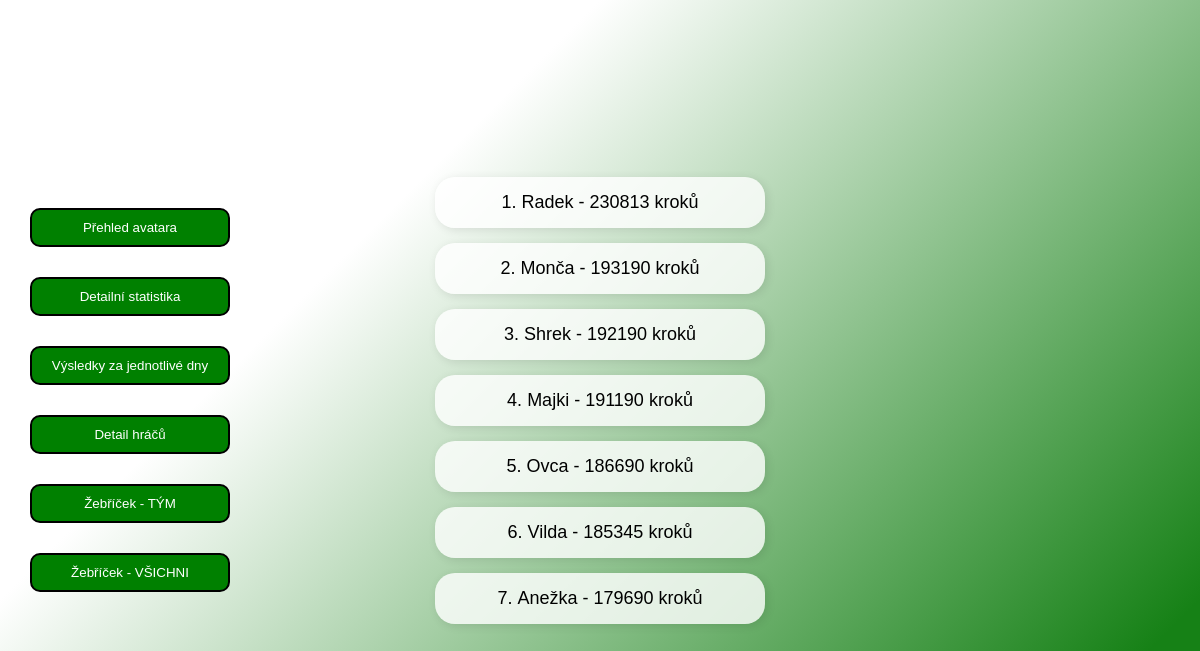
The page /brunhildaapp/brunhilda_leaderboard on the database as committed earlier.
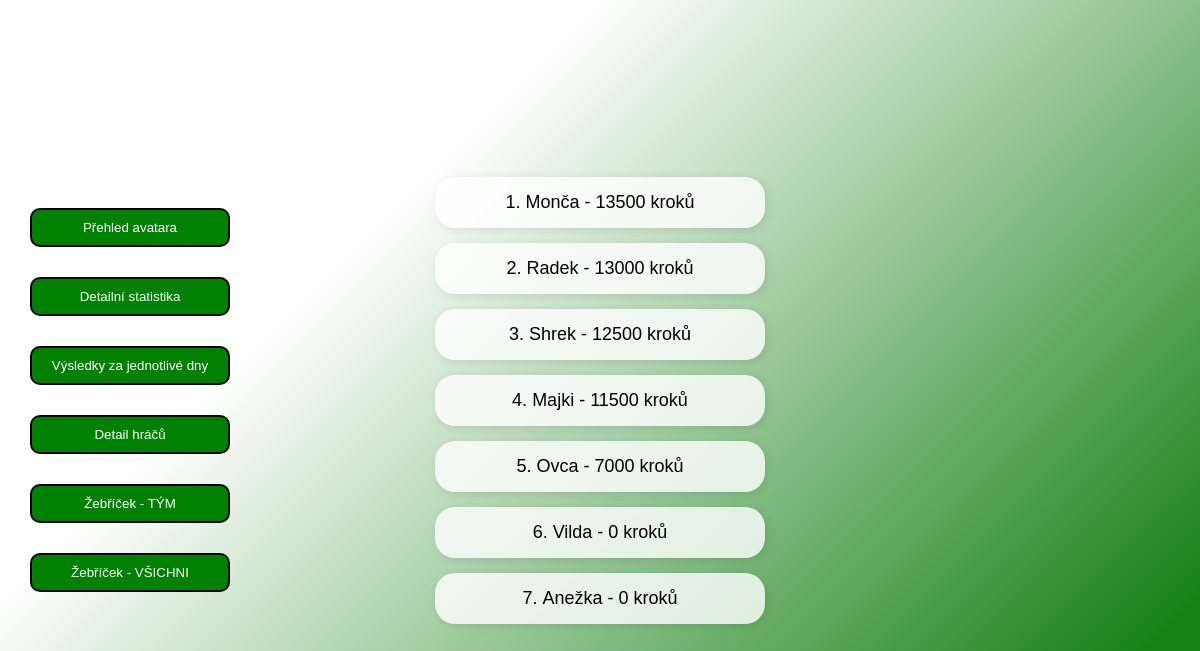
The same page on the database as committed later.
### infopage/models.py (models this page shows, shortened)
class vysledky_hracu(models.Model):
    jmeno = models.CharField(max_length=20)
    prijmeni = models.CharField(max_length=40, blank=True)
    tym = models.CharField(max_length=10, null=True)
    koeficient = models.FloatField(null=True, blank=True, default=1)
    kroky_BONUS = models.IntegerField(default=0, blank=True, validators=[MinValueValidator(0), MaxValueValidator(50000)])
    kroky1 = models.IntegerField(default=0, blank=True, validators=[MinValueValidator(0), MaxValueValidator(50000)])
    kroky2 = models.IntegerField(default=0, blank=True, validators=[MinValueValidator(0), MaxValueValidator(50000)])
    kroky3 = models.IntegerField(default=0, blank=True, validators=[MinValueValidator(0), MaxValueValidator(50000)])
    kroky4 = models.IntegerField(default=0, blank=True, validators=[MinValueValidator(0), MaxValueValidator(50000)])
    kroky5 = models.IntegerField(default=0, blank=True, validators=[MinValueValidator(0), MaxValueValidator(50000)])
    kroky6 = models.IntegerField(default=0, blank=True, validators=[MinValueValidator(0), MaxValueValidator(50000)])
    kroky7 = models.IntegerField(default=0, blank=True, validators=[MinValueValidator(0), MaxValueValidator(50000)])
    kroky8 = models.IntegerField(default=0, blank=True, validators=[MinValueValidator(0), MaxValueValidator(50000)])
    kroky9 = models.IntegerField(default=0, blank=True, validators=[MinValueValidator(0), MaxValueValidator(50000)])
    kroky10 = models.IntegerField(default=0, blank=True, validators=[MinValueValidator(0), MaxValueValidator(50000)])
    kroky11 = models.IntegerField(default=0, blank=True, validators=[MinValueValidator(0), MaxValueValidator(50000)])
    kroky12 = models.IntegerField(default=0, blank=True, validators=[MinValueValidator(0), MaxValueValidator(50000)])
    max_kroku_mesicne = models.IntegerField(default=0, blank=True, validators=[MinValueValidator(0), MaxValueValidator(50000)])
    celkem_kroku = models.IntegerField(default=0, blank=True, validators=[MinValueValidator(0), MaxValueValidator(1000000)])
    class Meta:
        verbose_name = "Výsledky hráčů"
        verbose_name_plural = "Výsledky hráčů"

### brunhildaapp/views.py (the view)
# urls.py: path('brunhilda_leaderboard', views.leaderboard, name='brunhilda_leaderboard'),
def leaderboard(request):
    return render(request, 'brunhildaapp/brunhilda_leaderboard.html', {
        'vsichni_hraci_brunhilda': hraci,
    })

### brunhildaapp/templates/brunhildaapp/brunhilda_leaderboard.html (shortened to what this page needs)
{% extends "base_leaderboard.html" %}
{% load static %}
{% block content %}
<ol>
{% for hrac in vsichni_hraci_brunhilda|dictsortreversed:"celkem_kroku" %}
    <li>
        {{hrac.jmeno}} {{hrac.prijmeni}} - {{hrac.celkem_kroku}} kroků
    </li>
{% endfor %}
</ol>
<div class="menu" id="nav-menu">
    <ul>
        <li><button><a href="{% url 'brunhilda_main_page' %}">Přehled avatara</a></button></li>
        <li><button><a href="{% url 'brunhilda_detail_statistika' %} ">Detailní statistika</a></button></li>
        <li><button><a href="{% url 'brunhilda_jednotlive_dny' %} ">Výsledky za jednotlivé dny</a></button></li>
        <li><button><a href="{% url 'brunhilda_full_tym' %} ">Detail hráčů</a></button></li>
        <li><button><a href="{% url 'brunhilda_leaderboard' %} ">Žebříček - TÝM</a></button></li>
        <li><button><a href="{% url 'all_leaderboard' %}">Žebříček - VŠICHNI</a></button></li>
    </ul>
</div>
{% endblock content %}

### templates/base_leaderboard.html (shortened to what this page needs)
{% load static %}
<!DOCTYPE html>
<html lang="en">
<head>
    <link rel="stylesheet" href="{% static "base.css" %}">
</head>
<body>
    {% block content %}{% endblock content %}
</html>

### static/base.css (style rules this page uses)
body { font-family: 'Nunito', sans-serif; font-size: 20px; background: linear-gradient(135deg, white 30%, rgb(22, 129, 22) 90%); background-attachment: fixed; margin: 0; padding: 0; display: flex; flex-direction: column; align-items: center; justify-content: center; min-height: 100vh; text-align: center; }
.menu { font-size: 20px; position: absolute; left: 0; top: 50%; transform: translateY(-50%); padding: 20px; }
.menu ul { list-style-type: none; padding: 0; }
.menu li { margin: 10px 0; padding: 5%; }
.menu button { border: 2px solid black; background-color: green; color: white; padding: 10px 15px; border-radius: 10px; cursor: pointer; width: 200px; transition: background-color 0.5s ease-in-out, transform 0.5s ease-in-out; }
.menu button a { color: white; text-decoration: none; display: block; }
ol { padding: 0; margin: 0; list-style-type: decimal; display: flex; flex-direction: column; align-items: center; gap: 15px; counter-reset: player-counter; }
ol li { padding: 5%; font-size: 18px; padding: 15px; background: rgba(255, 255, 255, 0.8); border-radius: 20px; box-shadow: 2px 2px 10px rgba(0, 0, 0, 0.1); width: 300px; text-align: center; position: relative; list-style-position: inside; }

Rows that differ between the two databases and show on the page:
changed vysledky_hracu "Monča": celkem_kroku "193190" → "13500"; moves up the list
changed vysledky_hracu "Radek": celkem_kroku "230813" → "13000"
changed vysledky_hracu "Shrek": celkem_kroku "192190" → "12500"
changed vysledky_hracu "Majki": celkem_kroku "191190" → "11500"
changed vysledky_hracu "Ovca": celkem_kroku "186690" → "7000"
changed vysledky_hracu "Vilda": celkem_kroku "185345" → "0"
changed vysledky_hracu "Anežka": celkem_kroku "179690" → "0"
